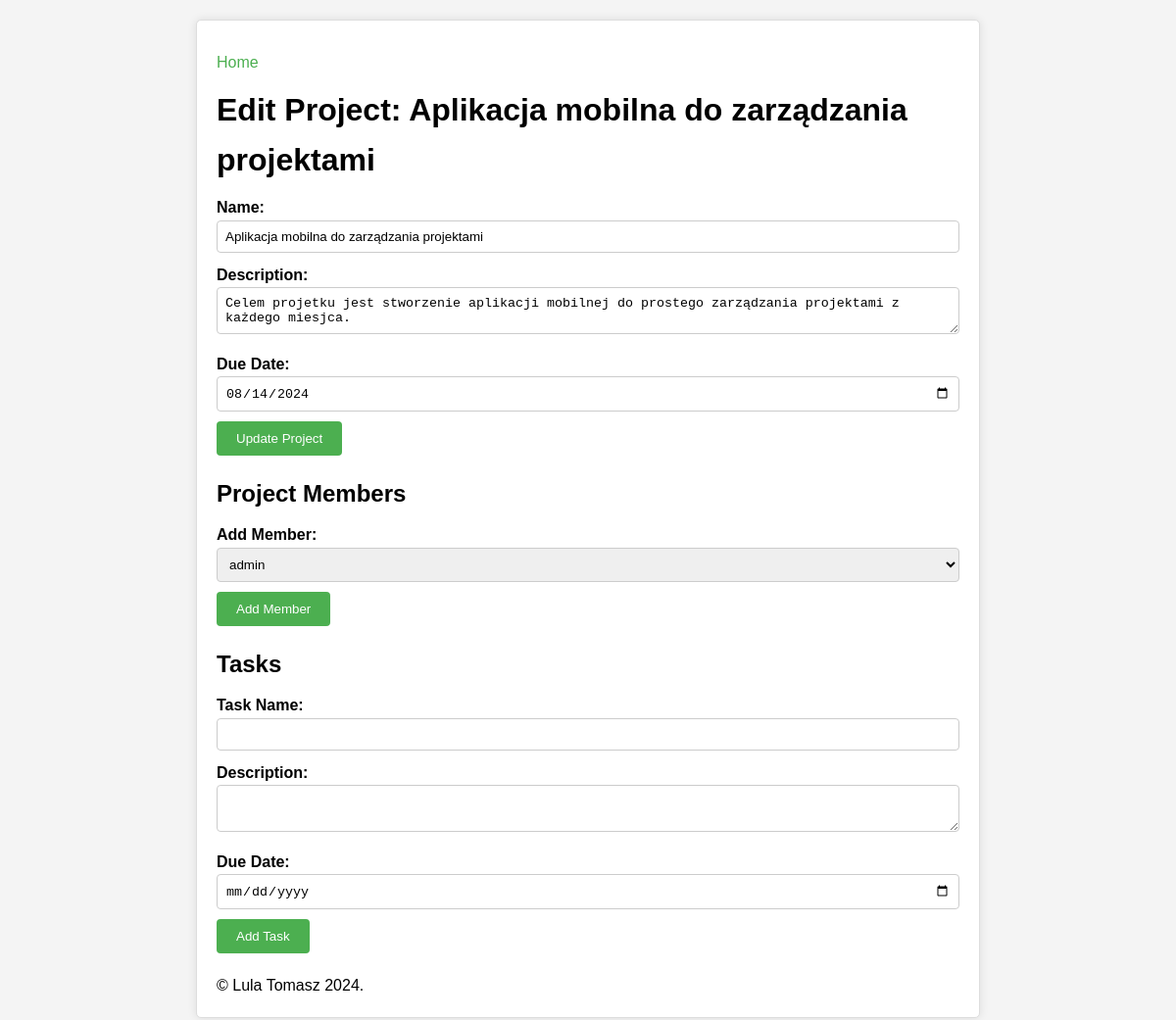
/edit_project/5, run on the app's committed database.
### tables this page shows
CREATE TABLE project (
            id INTEGER PRIMARY KEY AUTOINCREMENT,
            name TEXT NOT NULL,
            description TEXT,
            due_date DATE NOT NULL
        );

### app.py (the view, shortened to what this page needs)
@app.route('/edit_project/<int:project_id>', methods=['GET', 'POST'])
def edit_project(project_id):
    conn = sqlite3.connect('projects.db')
    cursor = conn.cursor()
    cursor.execute('SELECT * FROM project WHERE id=?', (project_id,))
    project_data = cursor.fetchone()
    if not project_data:
        conn.close()
        return 'Project not found', 404
    project = Project(*project_data)
    cursor.execute('SELECT id, username FROM user')
    users = cursor.fetchall()
    cursor.execute('''
        SELECT user.id, user.username FROM user
        JOIN project_member ON user.id = project_member.user_id
        WHERE project_member.project_id = ?
    ''', (project_id,))
    members = cursor.fetchall()
    cursor.execute('SELECT * FROM task WHERE project_id=?', (project_id,))
    tasks_data = cursor.fetchall()
    tasks = [Task(*task[:6]) for task in tasks_data]
    conn.close()
    return render_template('edit_project.html', project=project, users=users, members=members, tasks=tasks)

### templates/edit_project.html (shortened to what this page needs)
{% extends 'base.html' %}
{% block content %}
    <h1>Edit Project: {{ project.name }}</h1>
    <form method="POST" action="{{ url_for('edit_project', project_id=project.id) }}">
        <label>Name:</label>
        <input type="text" name="name" value="{{ project.name }}" required><br>
        <label>Description:</label>
        <textarea name="description" required>{{ project.description }}</textarea><br>
        <label>Due Date:</label>
        <input type="date" name="due_date" value="{{ project.due_date }}" required><br>
        <button type="submit">Update Project</button>
    </form>
    <h2>Project Members</h2>
    <form method="POST" action="{{ url_for('add_member', project_id=project.id) }}">
        <label>Add Member:</label>
        <select name="user_id" required>
            {% for user in users %}
                <option value="{{ user[0] }}">{{ user[1] }}</option>
            {% endfor %}
        </select>
        <button type="submit">Add Member</button>
    </form>
    <h2>Tasks</h2>
    <form method="POST" action="{{ url_for('add_task', project_id=project.id) }}">
        <label>Task Name:</label>
        <input type="text" name="name" required><br>
        <label>Description:</label>
        <textarea name="description" required></textarea><br>
        <label>Due Date:</label>
        <input type="date" name="due_date" required><br>
        <button type="submit">Add Task</button>
    </form>
{% endblock %}

### static/css/styles.css (style rules this page uses)
* { margin: 0; padding: 0; box-sizing: border-box; }
body { font-family: Arial, sans-serif; line-height: 1.6; background-color: #f4f4f4; margin: 20px; }
h1, h2, h3 { margin-bottom: 10px; }
label { font-weight: bold; }
input[type="text"], input[type="email"], input[type="password"], input[type="date"], textarea, select { width: 100%; padding: 8px; margin-bottom: 10px; border: 1px solid #ccc; border-radius: 4px; }
button, .button { background-color: #4CAF50; color: white; padding: 10px 20px; border: none; cursor: pointer; border-radius: 4px; text-decoration: none; }
form { margin-bottom: 20px; }

### data on the page
project: name "Aplikacja mobilna do zarządzania projektami", description "Celem projetku jest stworzenie aplikacji mobilnej do prostego zarządzania projektami z każdego miesjca.", due_date "08/14/2024"

### other printed values
form field user_id "admin"
